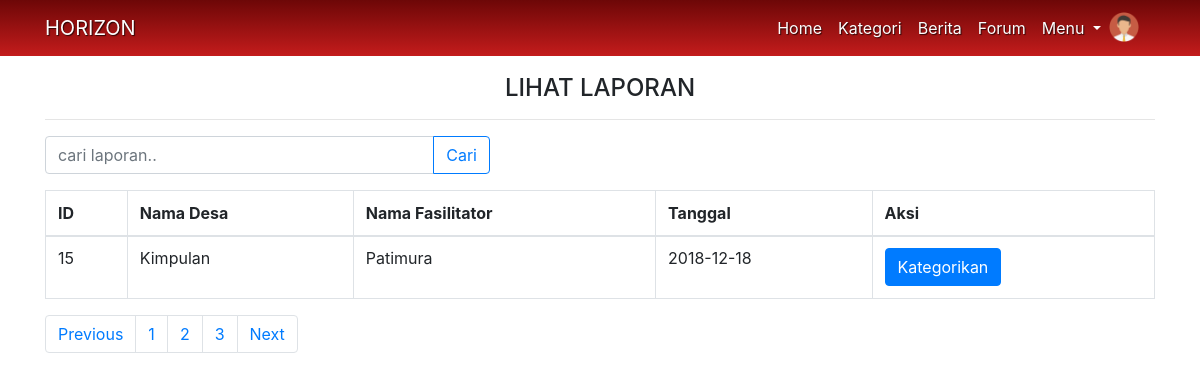
Page /index.php/controller/lihatlaporan on the earlier database version.
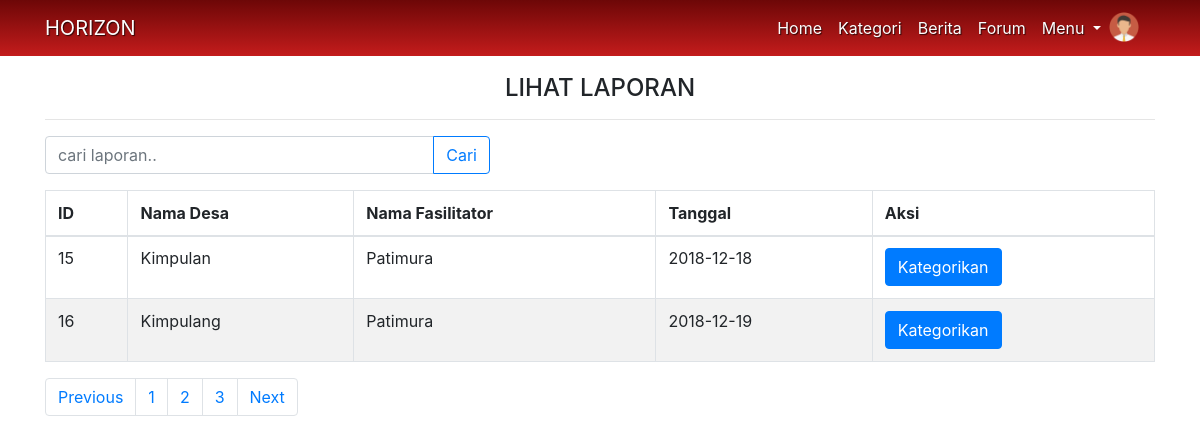
Same page on the later database version.
### tables this page shows
CREATE TABLE `m_laporan` (
  `id_laporan` int(11) NOT NULL,
  `tanggal_laporan` date NOT NULL,
  `nama_fasilitator` varchar(100) NOT NULL,
  `nama_desa` varchar(100) NOT NULL,
  `jumlah_ya` int(100) NOT NULL,
  `jumlah_tidak` int(100) NOT NULL,
  `ya1` int(11) DEFAULT NULL,
  `ya2` int(11) NOT NULL,
  `ya3` int(11) NOT NULL,
  `ya4` int(11) NOT NULL,
  `ya5` int(11) NOT NULL,
  `ya6` int(11) NOT NULL,
  `ya7` int(11) NOT NULL,
  `tidak1` int(11) NOT NULL,
  `tidak2` int(11) NOT NULL,
  `tidak3` int(11) NOT NULL,
  `tidak4` int(11) NOT NULL,
  `tidak5` int(11) NOT NULL,
  `tidak6` int(11) NOT NULL,
  `tidak7` int(11) NOT NULL,
  `jenis_destana` varchar(100) NOT NULL
);

### application/controllers/controller.php (called while the page is built, shortened)
<?php
class controller extends CI_Controller {
	function __construct() {
		$this->load->library(array('form_validation'));
		$this->load->helper(array('form', 'url'));
		$this->load->model('M_model');
	}
	public function lihatlaporan() {
		$laporan = $this->M_model->GetLaporan();
		$this->load->view('lihatlaporan',array('laporan' => $laporan));
	}
}

### index.php (called while the page is built, shortened)
<?php
require_once BASEPATH.'core/CodeIgniter.php';

### application/models/M_model.php (called while the page is built, shortened)
<?php
class M_model extends CI_Model{
    public function GetLaporan(){
        $laporan = $this->db->query('SELECT * FROM m_laporan');
        return $laporan->result_array();
    }
  }
  ?>

### application/views/lihatlaporan.php (the view, shortened to what this page needs)
<?php require 'b_header.php'; ?>
    <div class="container mt-4 text-center" style="padding-top:50px">
      <h4>LIHAT LAPORAN</h4><hr/>
      <div class="row mt-1">
      <div class="col-lg-5">
          <form action="" method="post">
            <div class="input-group">
              <input type="text" class="form-control" placeholder="cari laporan.." name="keyword" autocomplete="off">
              <div class="input-group-append">
                <button class="btn btn-outline-primary" type="submit" id="tombolCari">Cari</button>
              </div>
            </div>
          </form>
        </div>
      </div>
      <div class="table-responsive">
        <table id="user_data" class="table table-bordered table-striped">
          <thead>
              <tr>
                <th>ID</th>
                <th>Nama Desa</th>
                <th>Nama Fasilitator</th>
                <th>Tanggal</th>
                <th>Aksi</th>
              </tr>
          </thead>
              <tr>
              <?php foreach ($laporan as $l) { ?>
              <tr>
                <td><?= $l['id_laporan'];?></td>
                <td><?= $l['nama_desa']; ?></td>
                <td><?= $l['nama_fasilitator']; ?></td>
                <td><?= $l['tanggal_laporan']; ?></td>
                <td>
                <a type="button" class="btn btn-primary" href="<?= base_url()."controller/kategorikan/".$l['id_laporan'];?>">Kategorikan</a>
                </td>
              </tr>
              </tr>
              <?php } ?>
            </table>
          </div>
          <nav aria-label="Page navigation example">
            <ul class="pagination col-auto">
              <li class="page-item"><a class="page-link" href="#">Previous</a></li>
              <li class="page-item"><a class="page-link" href="#">1</a></li>
              <li class="page-item"><a class="page-link" href="#">2</a></li>
              <li class="page-item"><a class="page-link" href="#">3</a></li>
              <li class="page-item"><a class="page-link" href="#">Next</a></li>
            </ul>
          </nav>
    </div>
<?php require 'footer.php'; ?>

Differences in the rows shown:
added m_laporan: id_laporan "16", nama_desa "Kimpulang", nama_fasilitator "Patimura", tanggal_laporan "2018-12-19"
